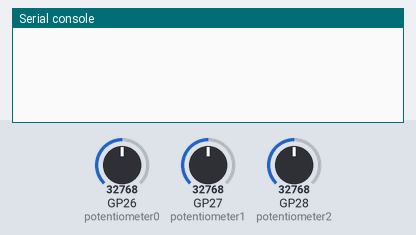
Bench run of a program on a simulated Raspberry Pi Pico running CircuitPython. On the bench: the last lines printed to the serial console. The inputs (shaded band) are chosen by the test bench; at power-on: GP26 (potentiometer0) = 32768, GP27 (potentiometer1) = 32768, GP28 (potentiometer2) = 32768 (analog values on the 0–65535 scale).

Above: at 1.2 s.
1.3 s: GP26 (potentiometer0) set to 45874
At 2.2 s:
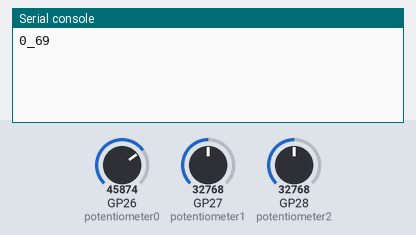
3.0 s: GP27 (potentiometer1) set to 45874
At 4.0 s:
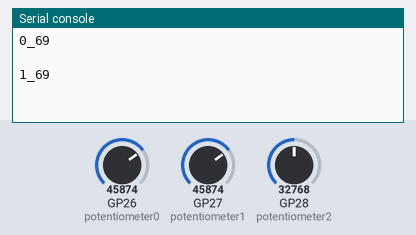
4.5 s: GP28 (potentiometer2) set to 45874
At 5.5 s:
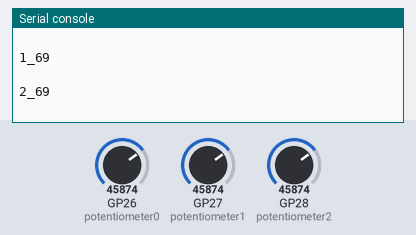
6.0 s: GP26 (potentiometer0) set to 57670
At 7.2 s:
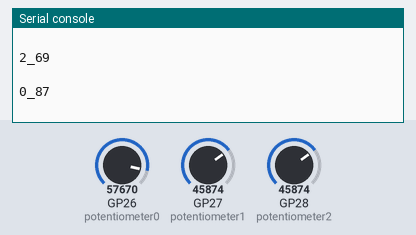
7.5 s: GP27 (potentiometer1) set to 57670
At 8.7 s:
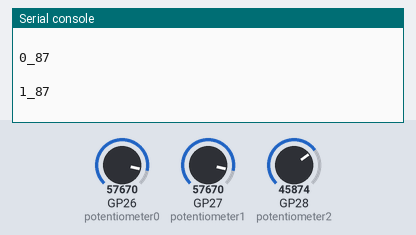
9.0 s: GP28 (potentiometer2) set to 57670
At 10.7 s:
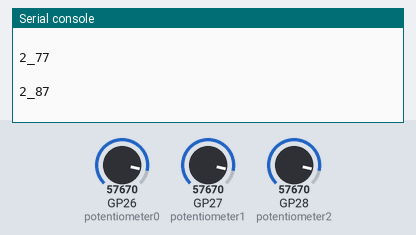
Timing chart, 0 to 11.5 s (numbered marks = the images above; inputs shaded):
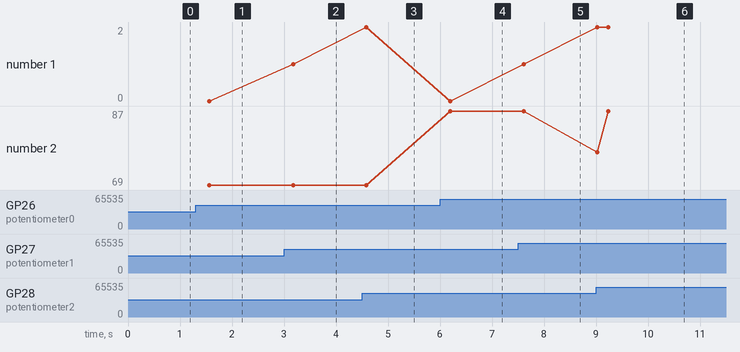

Measured:
- after the input at 1.3 s, the serial console: prints a new line after 0.26 s (image 1)
- after the input at 3.0 s, the serial console: prints a new line after 0.17 s (image 2)
- after the input at 4.5 s, the serial console: prints a new line after 0.09 s (image 3)
- after the input at 6.0 s, the serial console: prints a new line after 0.20 s (image 4)
- after the input at 7.5 s, the serial console: prints a new line after 0.11 s (image 5)
- after the input at 9.0 s, the serial console: prints a new line at once (image 6)
- plotted number 1: 0 → 1 after the input at 3.0 s, 1 → 2 after the input at 4.5 s, 2 → 0 after the input at 6.0 s, 0 → 1 after the input at 7.5 s, 1 → 2 after the input at 9.0 s
- plotted number 2: 69 → 87 after the input at 6.0 s

The program:

potentiometer.py
```python
import board
import analogio
import time
import busio

# Initialize the potentiometers on A0 and A1
potentiometer0 = analogio.AnalogIn(board.A0)
potentiometer1 = analogio.AnalogIn(board.A1)
potentiometer2 = analogio.AnalogIn(board.A2)

# Initialize UART on GP0 (TX) and GP1 (RX)
uart = busio.UART(board.GP0, board.GP1, baudrate=9600)

def map_range(value, in_min, in_max, out_min, out_max):
    return (value - in_min) * (out_max - out_min) // (in_max - in_min) + out_min

def get_smoothed_value(potentiometer, num_samples=5):
    total = 0
    for _ in range(num_samples):
        total += potentiometer.value
        time.sleep(0.01)
    return total // num_samples

threshold = 1
last_volume_0 = map_range(potentiometer0.value, 0, 65535, 0, 100)
last_volume_1 = map_range(potentiometer1.value, 0, 65535, 0, 100)
last_volume_2 = map_range(potentiometer2.value, 0, 65535, 0, 100)

while True:
    current_value_0 = get_smoothed_value(potentiometer0)
    current_volume_0 = map_range(current_value_0, 0, 65535, 0, 100)

    current_value_1 = get_smoothed_value(potentiometer1)
    current_volume_1 = map_range(current_value_1, 0, 65535, 0, 100)

    current_value_2 = get_smoothed_value(potentiometer2)
    current_volume_2 = map_range(current_value_2, 0, 65535, 0, 100)

    if abs(current_volume_0 - last_volume_0) > threshold:
        data = f"0_{current_volume_0}\n"
        print(data)  # Print to console for debugging
        uart.write(data.encode())
    elif abs(current_volume_1 - last_volume_1) > threshold:
        data = f"1_{current_volume_1}\n"
        print(data)  # Print to console for debugging
        uart.write(data.encode())
    elif abs(current_volume_2 - last_volume_2) > threshold:
        data = f"2_{current_volume_2}\n"
        print(data)  # Print to console for debugging
        uart.write(data.encode())


    last_volume_0 = current_volume_0
    last_volume_1 = current_volume_1
    last_volume_2 = current_volume_2

    time.sleep(0.05)
```
